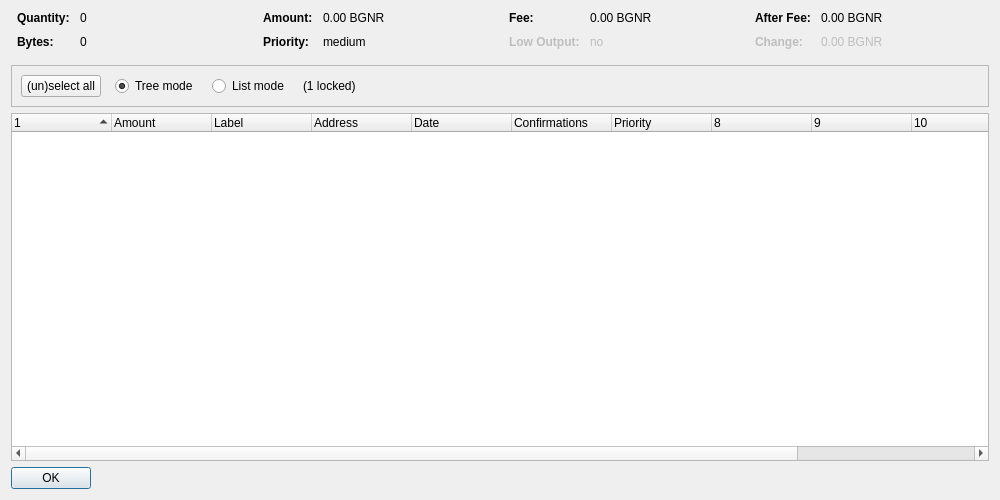
<?xml version="1.0" encoding="UTF-8"?>
<ui version="4.0">
 <class>CoinControlDialog</class>
 <widget class="QDialog" name="CoinControlDialog">
  <property name="geometry">
   <rect>
    <x>0</x>
    <y>0</y>
    <width>1000</width>
    <height>500</height>
   </rect>
  </property>
  <property name="windowTitle">
   <string>Coin Control Address Selection</string>
  </property>
  <layout class="QVBoxLayout" name="verticalLayout">
   <item>
    <layout class="QHBoxLayout" name="horizontalLayoutTop" stretch="0,0,0,0">
     <property name="topMargin">
      <number>0</number>
     </property>
     <property name="bottomMargin">
      <number>10</number>
     </property>
     <item>
      <layout class="QFormLayout" name="formLayoutCoinControl1">
       <property name="horizontalSpacing">
        <number>10</number>
       </property>
       <property name="verticalSpacing">
        <number>10</number>
       </property>
       <property name="leftMargin">
        <number>6</number>
       </property>
       <property name="rightMargin">
        <number>6</number>
       </property>
       <item row="0" column="0">
        <widget class="QLabel" name="labelCoinControlQuantityText">
         <property name="font">
          <font>
           <weight>75</weight>
           <bold>true</bold>
          </font>
         </property>
         <property name="text">
          <string>Quantity:</string>
         </property>
        </widget>
       </item>
       <item row="0" column="1">
        <widget class="QLabel" name="labelCoinControlQuantity">
         <property name="cursor">
          <cursorShape>IBeamCursor</cursorShape>
         </property>
         <property name="contextMenuPolicy">
          <enum>Qt::ActionsContextMenu</enum>
         </property>
         <property name="text">
          <string notr="true">0</string>
         </property>
         <property name="textInteractionFlags">
          <set>Qt::LinksAccessibleByMouse|Qt::TextSelectableByKeyboard|Qt::TextSelectableByMouse</set>
         </property>
        </widget>
       </item>
       <item row="1" column="0">
        <widget class="QLabel" name="labelCoinControlBytesText">
         <property name="font">
          <font>
           <weight>75</weight>
           <bold>true</bold>
          </font>
         </property>
         <property name="text">
          <string>Bytes:</string>
         </property>
        </widget>
       </item>
       <item row="1" column="1">
        <widget class="QLabel" name="labelCoinControlBytes">
         <property name="cursor">
          <cursorShape>IBeamCursor</cursorShape>
         </property>
         <property name="contextMenuPolicy">
          <enum>Qt::ActionsContextMenu</enum>
         </property>
         <property name="text">
          <string notr="true">0</string>
         </property>
         <property name="textInteractionFlags">
          <set>Qt::LinksAccessibleByMouse|Qt::TextSelectableByKeyboard|Qt::TextSelectableByMouse</set>
         </property>
        </widget>
       </item>
      </layout>
     </item>
     <item>
      <layout class="QFormLayout" name="formLayoutCoinControl2">
       <property name="horizontalSpacing">
        <number>10</number>
       </property>
       <property name="verticalSpacing">
        <number>10</number>
       </property>
       <property name="leftMargin">
        <number>6</number>
       </property>
       <property name="rightMargin">
        <number>6</number>
       </property>
       <item row="0" column="0">
        <widget class="QLabel" name="labelCoinControlAmountText">
         <property name="font">
          <font>
           <weight>75</weight>
           <bold>true</bold>
          </font>
         </property>
         <property name="text">
          <string>Amount:</string>
         </property>
        </widget>
       </item>
       <item row="0" column="1">
        <widget class="QLabel" name="labelCoinControlAmount">
         <property name="cursor">
          <cursorShape>IBeamCursor</cursorShape>
         </property>
         <property name="contextMenuPolicy">
          <enum>Qt::ActionsContextMenu</enum>
         </property>
         <property name="text">
          <string notr="true">0.00 BGNR</string>
         </property>
         <property name="textInteractionFlags">
          <set>Qt::LinksAccessibleByMouse|Qt::TextSelectableByKeyboard|Qt::TextSelectableByMouse</set>
         </property>
        </widget>
       </item>
       <item row="1" column="0">
        <widget class="QLabel" name="labelCoinControlPriorityText">
         <property name="font">
          <font>
           <weight>75</weight>
           <bold>true</bold>
          </font>
         </property>
         <property name="text">
          <string>Priority:</string>
         </property>
        </widget>
       </item>
       <item row="1" column="1">
        <widget class="QLabel" name="labelCoinControlPriority">
         <property name="cursor">
          <cursorShape>IBeamCursor</cursorShape>
         </property>
         <property name="contextMenuPolicy">
          <enum>Qt::ActionsContextMenu</enum>
         </property>
         <property name="text">
          <string notr="true">medium</string>
         </property>
         <property name="textInteractionFlags">
          <set>Qt::LinksAccessibleByMouse|Qt::TextSelectableByKeyboard|Qt::TextSelectableByMouse</set>
         </property>
        </widget>
       </item>
      </layout>
     </item>
     <item>
      <layout class="QFormLayout" name="formLayoutCoinControl3">
       <property name="horizontalSpacing">
        <number>10</number>
       </property>
       <property name="verticalSpacing">
        <number>10</number>
       </property>
       <property name="leftMargin">
        <number>6</number>
       </property>
       <property name="rightMargin">
        <number>6</number>
       </property>
       <item row="0" column="0">
        <widget class="QLabel" name="labelCoinControlFeeText">
         <property name="font">
          <font>
           <weight>75</weight>
           <bold>true</bold>
          </font>
         </property>
         <property name="text">
          <string>Fee:</string>
         </property>
        </widget>
       </item>
       <item row="0" column="1">
        <widget class="QLabel" name="labelCoinControlFee">
         <property name="cursor">
          <cursorShape>IBeamCursor</cursorShape>
         </property>
         <property name="contextMenuPolicy">
          <enum>Qt::ActionsContextMenu</enum>
         </property>
         <property name="text">
          <string notr="true">0.00 BGNR</string>
         </property>
         <property name="textInteractionFlags">
          <set>Qt::LinksAccessibleByMouse|Qt::TextSelectableByKeyboard|Qt::TextSelectableByMouse</set>
         </property>
        </widget>
       </item>
       <item row="1" column="0">
        <widget class="QLabel" name="labelCoinControlLowOutputText">
         <property name="enabled">
          <bool>false</bool>
         </property>
         <property name="font">
          <font>
           <weight>75</weight>
           <bold>true</bold>
          </font>
         </property>
         <property name="text">
          <string>Low Output:</string>
         </property>
        </widget>
       </item>
       <item row="1" column="1">
        <widget class="QLabel" name="labelCoinControlLowOutput">
         <property name="enabled">
          <bool>false</bool>
         </property>
         <property name="cursor">
          <cursorShape>IBeamCursor</cursorShape>
         </property>
         <property name="contextMenuPolicy">
          <enum>Qt::ActionsContextMenu</enum>
         </property>
         <property name="text">
          <string notr="true">no</string>
         </property>
         <property name="textInteractionFlags">
          <set>Qt::LinksAccessibleByMouse|Qt::TextSelectableByKeyboard|Qt::TextSelectableByMouse</set>
         </property>
        </widget>
       </item>
      </layout>
     </item>
     <item>
      <layout class="QFormLayout" name="formLayoutCoinControl4">
       <property name="horizontalSpacing">
        <number>10</number>
       </property>
       <property name="verticalSpacing">
        <number>10</number>
       </property>
       <property name="leftMargin">
        <number>6</number>
       </property>
       <property name="rightMargin">
        <number>6</number>
       </property>
       <item row="0" column="0">
        <widget class="QLabel" name="labelCoinControlAfterFeeText">
         <property name="font">
          <font>
           <weight>75</weight>
           <bold>true</bold>
          </font>
         </property>
         <property name="text">
          <string>After Fee:</string>
         </property>
        </widget>
       </item>
       <item row="0" column="1">
        <widget class="QLabel" name="labelCoinControlAfterFee">
         <property name="cursor">
          <cursorShape>IBeamCursor</cursorShape>
         </property>
         <property name="contextMenuPolicy">
          <enum>Qt::ActionsContextMenu</enum>
         </property>
         <property name="text">
          <string notr="true">0.00 BGNR</string>
         </property>
         <property name="textInteractionFlags">
          <set>Qt::LinksAccessibleByMouse|Qt::TextSelectableByKeyboard|Qt::TextSelectableByMouse</set>
         </property>
        </widget>
       </item>
       <item row="1" column="0">
        <widget class="QLabel" name="labelCoinControlChangeText">
         <property name="enabled">
          <bool>false</bool>
         </property>
         <property name="font">
          <font>
           <weight>75</weight>
           <bold>true</bold>
          </font>
         </property>
         <property name="text">
          <string>Change:</string>
         </property>
        </widget>
       </item>
       <item row="1" column="1">
        <widget class="QLabel" name="labelCoinControlChange">
         <property name="enabled">
          <bool>false</bool>
         </property>
         <property name="cursor">
          <cursorShape>IBeamCursor</cursorShape>
         </property>
         <property name="contextMenuPolicy">
          <enum>Qt::ActionsContextMenu</enum>
         </property>
         <property name="text">
          <string notr="true">0.00 BGNR</string>
         </property>
         <property name="textInteractionFlags">
          <set>Qt::LinksAccessibleByMouse|Qt::TextSelectableByKeyboard|Qt::TextSelectableByMouse</set>
         </property>
        </widget>
       </item>
      </layout>
     </item>
    </layout>
   </item>
   <item>
    <widget class="QFrame" name="frame">
     <property name="minimumSize">
      <size>
       <width>0</width>
       <height>40</height>
      </size>
     </property>
     <property name="frameShape">
      <enum>QFrame::StyledPanel</enum>
     </property>
     <property name="frameShadow">
      <enum>QFrame::Sunken</enum>
     </property>
     <layout class="QHBoxLayout" name="horizontalLayout">
      <item>
       <layout class="QHBoxLayout" name="horizontalLayoutPanel" stretch="0,0,0,0,0">
        <property name="spacing">
         <number>14</number>
        </property>
        <item>
         <widget class="QPushButton" name="pushButtonSelectAll">
          <property name="sizePolicy">
           <sizepolicy hsizetype="Maximum" vsizetype="Fixed">
            <horstretch>0</horstretch>
            <verstretch>0</verstretch>
           </sizepolicy>
          </property>
          <property name="text">
           <string>(un)select all</string>
          </property>
         </widget>
        </item>
        <item>
         <widget class="QRadioButton" name="radioTreeMode">
          <property name="sizePolicy">
           <sizepolicy hsizetype="Maximum" vsizetype="Fixed">
            <horstretch>0</horstretch>
            <verstretch>0</verstretch>
           </sizepolicy>
          </property>
          <property name="text">
           <string>Tree mode</string>
          </property>
          <property name="checked">
           <bool>true</bool>
          </property>
         </widget>
        </item>
        <item>
         <widget class="QRadioButton" name="radioListMode">
          <property name="sizePolicy">
           <sizepolicy hsizetype="Maximum" vsizetype="Fixed">
            <horstretch>0</horstretch>
            <verstretch>0</verstretch>
           </sizepolicy>
          </property>
          <property name="text">
           <string>List mode</string>
          </property>
         </widget>
        </item>
        <item>
         <widget class="QLabel" name="labelLocked">
          <property name="text">
           <string notr="true">(1 locked)</string>
          </property>
         </widget>
        </item>
        <item>
         <spacer name="horizontalSpacer">
          <property name="orientation">
           <enum>Qt::Horizontal</enum>
          </property>
          <property name="sizeHint" stdset="0">
           <size>
            <width>40</width>
            <height>20</height>
           </size>
          </property>
         </spacer>
        </item>
       </layout>
      </item>
     </layout>
    </widget>
   </item>
   <item>
    <widget class="CoinControlTreeWidget" name="treeWidget">
     <property name="contextMenuPolicy">
      <enum>Qt::CustomContextMenu</enum>
     </property>
     <property name="sortingEnabled">
      <bool>false</bool>
     </property>
     <property name="columnCount">
      <number>12</number>
     </property>
     <attribute name="headerShowSortIndicator" stdset="0">
      <bool>true</bool>
     </attribute>
     <attribute name="headerStretchLastSection">
      <bool>false</bool>
     </attribute>
     <column>
      <property name="text">
       <string/>
      </property>
     </column>
     <column>
      <property name="text">
       <string>Amount</string>
      </property>
     </column>
     <column>
      <property name="text">
       <string notr="true">Label</string>
      </property>
     </column>
     <column>
      <property name="text">
       <string>Address</string>
      </property>
     </column>
     <column>
      <property name="text">
       <string>Date</string>
      </property>
     </column>
     <column>
      <property name="text">
       <string>Confirmations</string>
      </property>
      <property name="toolTip">
       <string>Confirmed</string>
      </property>
     </column>
     <column>
      <property name="text">
       <string>Priority</string>
      </property>
     </column>
     <column>
      <property name="text">
       <string/>
      </property>
     </column>
     <column>
      <property name="text">
       <string/>
      </property>
     </column>
     <column>
      <property name="text">
       <string/>
      </property>
     </column>
     <column>
      <property name="text">
       <string/>
      </property>
     </column>
     <column>
      <property name="text">
       <string/>
      </property>
     </column>
    </widget>
   </item>
   <item>
    <widget class="QDialogButtonBox" name="buttonBox">
     <property name="sizePolicy">
      <sizepolicy hsizetype="Maximum" vsizetype="Fixed">
       <horstretch>0</horstretch>
       <verstretch>0</verstretch>
      </sizepolicy>
     </property>
     <property name="orientation">
      <enum>Qt::Horizontal</enum>
     </property>
     <property name="standardButtons">
      <set>QDialogButtonBox::Ok</set>
     </property>
    </widget>
   </item>
  </layout>
 </widget>
 <customwidgets>
  <customwidget>
   <class>CoinControlTreeWidget</class>
   <extends>QTreeWidget</extends>
   <header>coincontroltreewidget.h</header>
  </customwidget>
 </customwidgets>
 <resources/>
 <connections/>
</ui>
